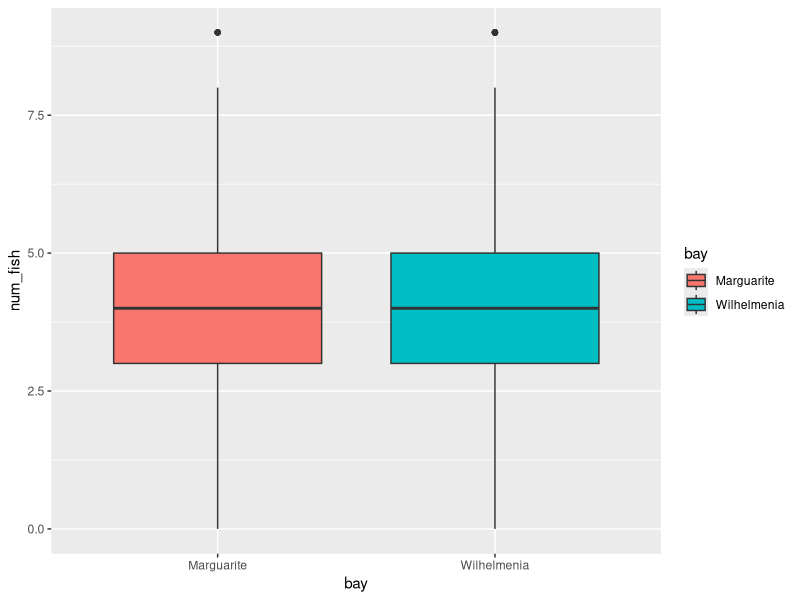

This figure's R source:
## ---- chunk 1
knitr::opts_chunk$set(echo = TRUE)
## ---- chunk 2
library(tidyverse)
fish <- read_csv("arctic-fish.csv")

ggplot(fish, aes(bay, num_fish, fill = bay)) +
  geom_boxplot()
## ---- chunk 3
seals <- read_csv("arctic-seals.csv")
## ---- chunk 4

## ---- chunk 5

## ---- chunk 6

## ---- chunk 7

## ---- chunk 8

## ---- chunk 9

## ---- chunk 10

## ---- chunk 11

## ---- chunk 12

## ---- chunk 13

## ---- chunk 14

